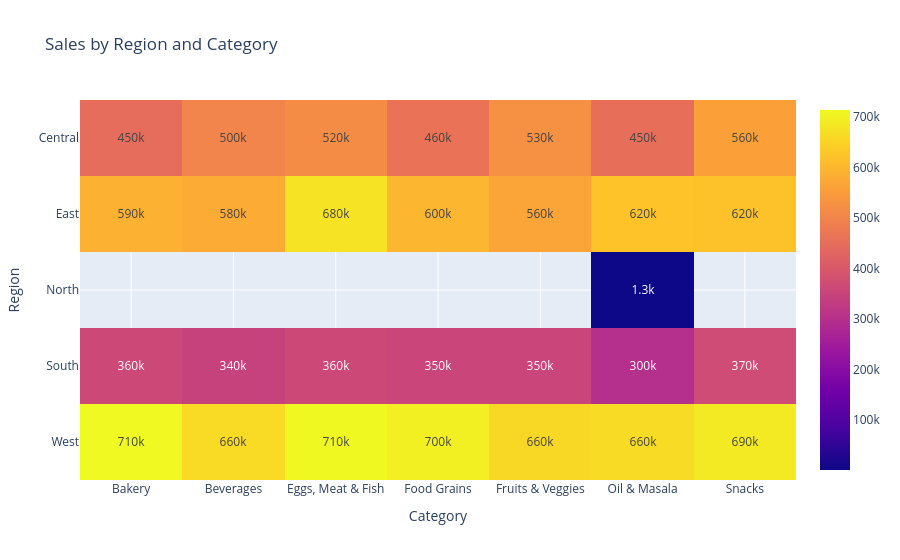

Notebook code cell kept with this figure:
### Code cell
#Category × Region -Which categories perform strongly in each region?
#The heatmap lets us compare two dimensions at the same time: region and category."
#That sounds much more analytical while the code is actually quite simple.

category_region = (
    df.groupby(["Region", "Category"])["Sales"]
    .sum()
    .reset_index()
)

heatmap_data = category_region.pivot(
    index="Region",
    columns="Category",
    values="Sales"
)

fig = px.imshow(
    heatmap_data,
    text_auto=".2s",
    aspect="auto",
    title="Sales by Region and Category"
)

fig.show()

### Figure 1 — Plotly figure (JSON) as saved in the notebook; plotly's stock layout.template omitted (floating-point values rounded to 4 significant figures)
{"data": [{"coloraxis": "coloraxis", "hovertemplate": "Category: %{x}<br>Region: %{y}<br>color: %{z}<extra></extra>", "name": "0", "texttemplate": "%{z:.2s}", "type": "heatmap", "x": ["Bakery", "Beverages", "Eggs, Meat & Fish", "Food Grains", "Fruits & Veggies", "Oil & Masala", "Snacks"], "xaxis": "x", "y": ["Central", "East", "North", "South", "West"], "yaxis": "y", "z": [[448343, 501194, 516642, 463683, 526507, 453293, 558494], [588241, 577206, 677830, 598868, 564237, 622071, 619915], [null, null, null, null, null, 1254, null], [361385, 344666, 360963, 353069, 352162, 298859, 369357], [714312, 662247, 711966, 699652, 657821, 662965, 689780]]}], "layout": {"autosize": true, "coloraxis": {"colorscale": [[0, "#0d0887"], [0.1111, "#46039f"], [0.2222, "#7201a8"], [0.3333, "#9c179e"], [0.4444, "#bd3786"], [0.5556, "#d8576b"], [0.6667, "#ed7953"], [0.7778, "#fb9f3a"], [0.8889, "#fdca26"], [1, "#f0f921"]]}, "title": {"text": "Sales by Region and Category"}, "xaxis": {"anchor": "y", "autorange": true, "domain": [0, 1], "range": [-0.5, 6.5], "title": {"text": "Category"}, "type": "category"}, "yaxis": {"anchor": "x", "autorange": true, "domain": [0, 1], "range": [4.5, -0.5], "title": {"text": "Region"}, "type": "category"}}}
